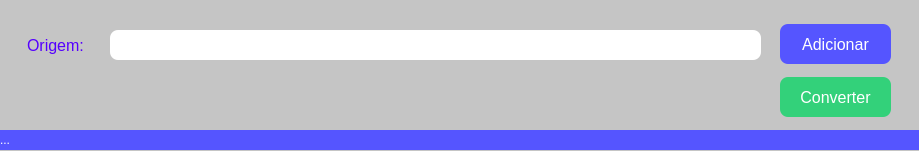
<?xml version="1.0" encoding="UTF-8"?>
<ui version="4.0">
 <class>Form</class>
 <widget class="QWidget" name="Form">
  <property name="geometry">
   <rect>
    <x>0</x>
    <y>0</y>
    <width>919</width>
    <height>151</height>
   </rect>
  </property>
  <property name="windowTitle">
   <string>Conversor de PNG / ICO - ICO / PNG</string>
  </property>
  <property name="windowIcon">
   <iconset>
    <normaloff>icon.ico</normaloff>icon.ico</iconset>
  </property>
  <property name="styleSheet">
   <string notr="true">background-color: rgb(197, 197, 197);</string>
  </property>
  <widget class="QLabel" name="label">
   <property name="geometry">
    <rect>
     <x>27</x>
     <y>33</y>
     <width>72</width>
     <height>24</height>
    </rect>
   </property>
   <property name="font">
    <font>
     <pointsize>12</pointsize>
    </font>
   </property>
   <property name="styleSheet">
    <string notr="true">color: rgb(85, 0, 255);</string>
   </property>
   <property name="text">
    <string>Origem:</string>
   </property>
  </widget>
  <widget class="QPushButton" name="bt_ad_origem">
   <property name="geometry">
    <rect>
     <x>780</x>
     <y>24</y>
     <width>111</width>
     <height>40</height>
    </rect>
   </property>
   <property name="font">
    <font>
     <pointsize>12</pointsize>
    </font>
   </property>
   <property name="styleSheet">
    <string notr="true">  background-color: rgb(85, 85, 255);
  color: rgb(255, 255, 255);
  border-radius: 8px;</string>
   </property>
   <property name="text">
    <string>Adicionar</string>
   </property>
  </widget>
  <widget class="QLineEdit" name="txt_origem">
   <property name="geometry">
    <rect>
     <x>110</x>
     <y>30</y>
     <width>651</width>
     <height>30</height>
    </rect>
   </property>
   <property name="font">
    <font>
     <pointsize>10</pointsize>
    </font>
   </property>
   <property name="styleSheet">
    <string notr="true">border-radius: 8px;
background-color: rgb(255, 255, 255);</string>
   </property>
   <property name="frame">
    <bool>false</bool>
   </property>
  </widget>
  <widget class="QPushButton" name="bt_converter">
   <property name="geometry">
    <rect>
     <x>780</x>
     <y>77</y>
     <width>111</width>
     <height>40</height>
    </rect>
   </property>
   <property name="font">
    <font>
     <pointsize>12</pointsize>
    </font>
   </property>
   <property name="styleSheet">
    <string notr="true">background-color: rgb(51, 209, 122);
  color: rgb(255, 255, 255);
  border-radius: 8px;</string>
   </property>
   <property name="text">
    <string>Converter</string>
   </property>
  </widget>
  <widget class="QLabel" name="lb_status">
   <property name="geometry">
    <rect>
     <x>0</x>
     <y>130</y>
     <width>921</width>
     <height>20</height>
    </rect>
   </property>
   <property name="font">
    <font>
     <pointsize>9</pointsize>
    </font>
   </property>
   <property name="styleSheet">
    <string notr="true">color: rgb(255, 255, 255);
background-color: rgb(85, 85, 255);</string>
   </property>
   <property name="text">
    <string>...</string>
   </property>
  </widget>
 </widget>
 <resources/>
 <connections/>
</ui>
